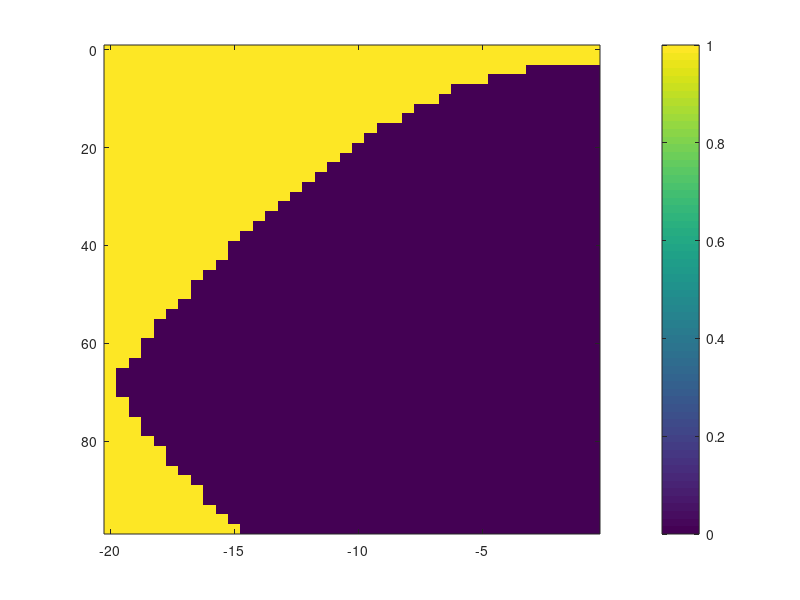
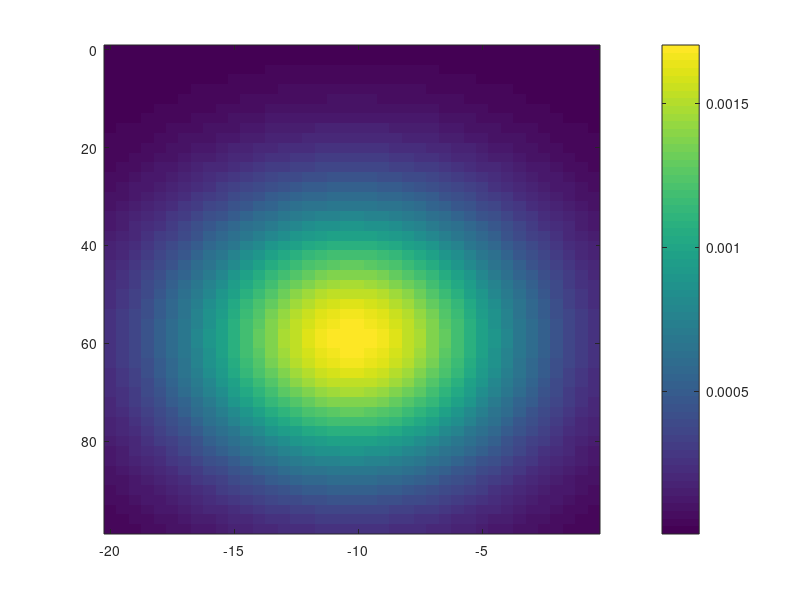
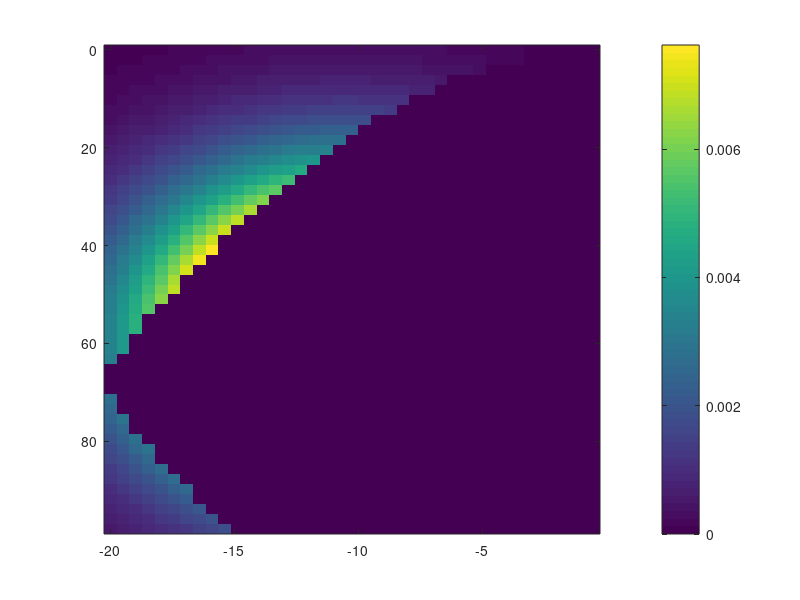

These charts were generated, in order, by the following MATLAB code:
 table = csvread('temp_Pxb.csv');
figure;
x_label = table(1,:);
x_label(1)=[];
x_label(size(x_label,2))=[];
y_label = table(:,1);
y_label(1)=[];
y_label(size(y_label,1))=[];
table(1,:)=[];
table(:,1)=[];
table(size(table,1),:)=[];
table(:,size(table,2))=[];
imagesc(x_label,y_label,table);
colorbar;
possibility_table = csvread('possibility_table.csv');
figure;
possibility_table(1,:)=[];
possibility_table(:,1)=[];
imagesc(x_label,y_label,possibility_table);
colorbar;
range_num = size(possibility_table,1);
range_rate_num = size(possibility_table,2);
Pb_table = zeros(range_num,range_rate_num);

for i = 2:range_num
    for j = 2:range_rate_num
        Pb_table(i,j) = table(i,j)*possibility_table(i,j);
    end
end
Pb = sum(sum(Pb_table));
Pxib_table = Pb_table/Pb;
figure;
Pxib_table(1,:)=[];
Pxib_table(:,1)=[];
imagesc(x_label,y_label,Pxib_table);
colorbar;
newp = sum(sum(Pxib_table));
csvwrite('Pxib_table.csv',Pxib_table)



